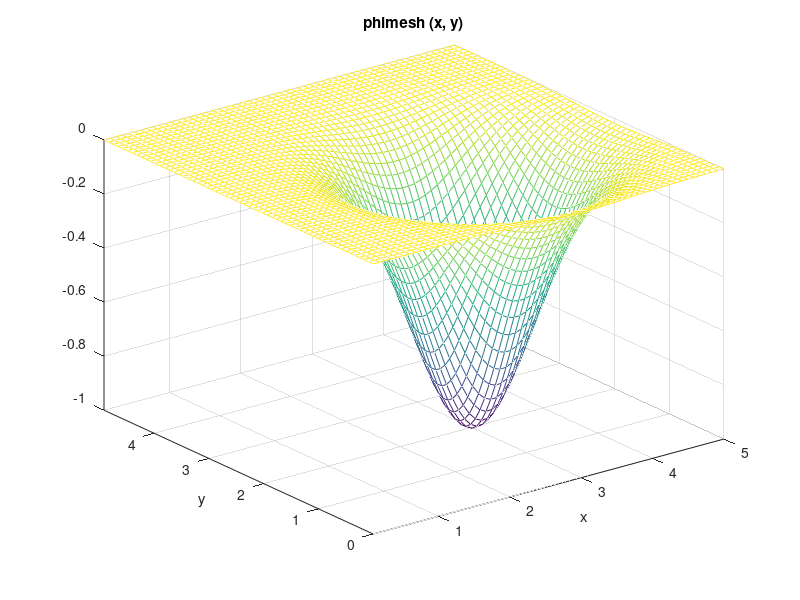

Recreate this plot in MATLAB.
#!/usr/bin/octave --persist
# -*- octave -*-

# generic (non-linear) numerical optimization of a function of 2 parameters

global M = [3 2]

function phi = phi(x)
  global M
  phi = -exp(-sum((x - M).^2));
endfunction


##plot it -- incredibly convoluted

#ezmesh('phi', [0 5])  #error

function phimesh = phimesh(x, y)
  phimesh = ones([size(x,1), size(x,2)]);
  for m = 1:size(x,1)
    for n = 1:size(x,2)
      phimesh(m,n) = phi([x(m,n), y(m,n)]);
    endfor
  endfor
endfunction

#ezmesh(phimesh, [0 5])  #error
#ezmesh('phimesh', [0 5])  #error

ezmesh(@(x,y) phimesh(x,y), [0 5])
